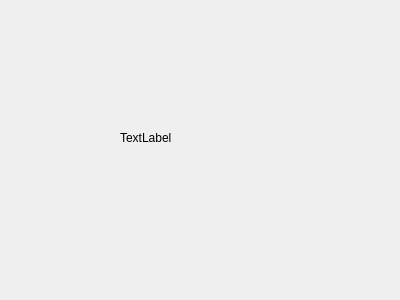
<?xml version="1.0" encoding="UTF-8"?>
<ui version="4.0">
 <class>Dialog</class>
 <widget class="QDialog" name="Dialog">
  <property name="geometry">
   <rect>
    <x>0</x>
    <y>0</y>
    <width>400</width>
    <height>300</height>
   </rect>
  </property>
  <property name="windowTitle">
   <string>Dialog</string>
  </property>
  <widget class="QLabel" name="label">
   <property name="geometry">
    <rect>
     <x>120</x>
     <y>130</y>
     <width>72</width>
     <height>15</height>
    </rect>
   </property>
   <property name="text">
    <string>TextLabel</string>
   </property>
  </widget>
 </widget>
 <resources/>
 <connections/>
</ui>
